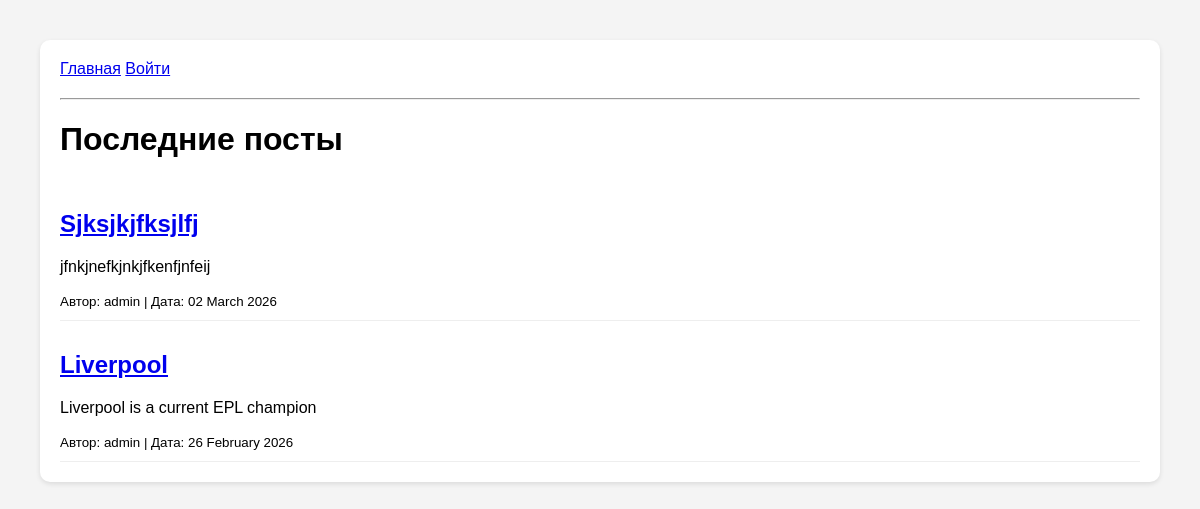
The app's page /, older data.
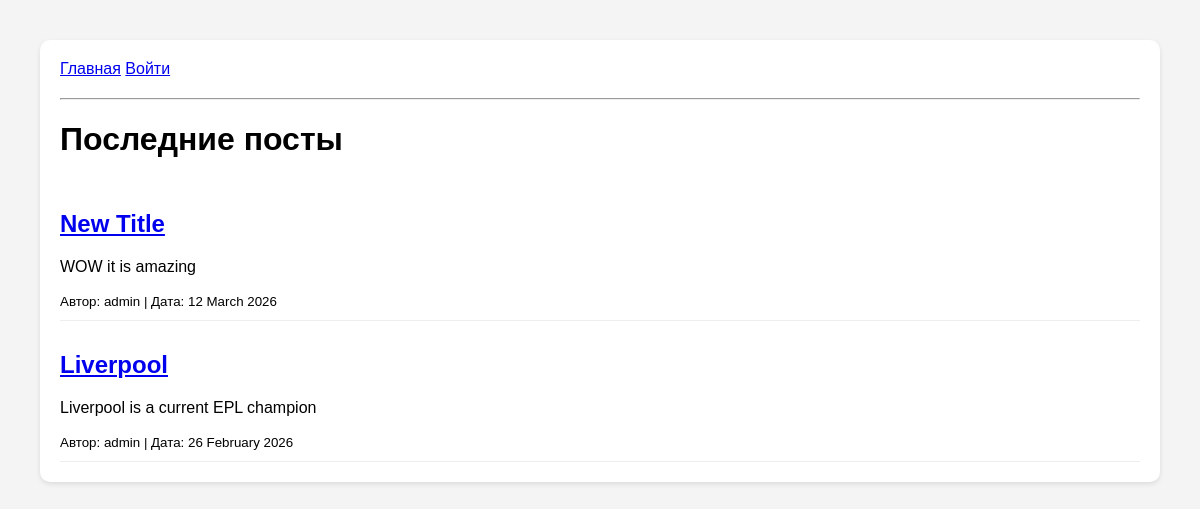
The same page, newer data.
### posts/models.py (models this page shows, shortened)
class Post(models.Model):
    title = models.CharField(max_length=200)
    content = models.TextField()
    author = models.ForeignKey(User, on_delete=models.CASCADE)
    created_at = models.DateTimeField(auto_now_add=True)

### posts/views.py (the view)
# urls.py: path('', views.post_list, name='post_list'),
def post_list(request):
    posts = Post.objects.all().order_by('-created_at')
    return render(request, 'posts/post_list.html', {'posts': posts})

### templates/posts/post_list.html (shortened to what this page needs)
{% extends "posts/base.html" %}
{% block content %}
    <h1>Последние посты</h1>
    {% for post in posts %}
        <div class="post">
            <h2><a href="{% url 'post_detail' post.id %}">{{ post.title|title }}</a></h2>
            <p>{{ post.content|truncatewords:20|linebreaks }}</p>
            <small>
                Автор: {{ post.author.username|default:"Аноним" }} |
                Дата: {{ post.created_at|date:"d E Y" }}
            </small>
        </div>
    {% empty %}
        <p>Постов пока нет. Будьте первым!</p>
    {% endfor %}
{% endblock %}

### templates/posts/base.html (shortened to what this page needs)
<!DOCTYPE html>
<html lang="en">
<head>
</head>
<body>
    <div class="container">
        <nav>
            <a href="{% url 'post_list' %}">Главная</a>
            {% if user.is_authenticated %}
                <a href="{% url 'create_post' %}">Создать Пост | Привет <b>{{ user.username }}</b></a>
                {% else %}
                <a href="/admin/">Войти</a>
            {% endif %}
        </nav>
        <hr>
    {% block content %}{% endblock %}
    </div>
</body>
</html>

### templates/posts/base.html (style rules this page uses)
body { font-family: sans-serif; margin: 40px; background: #f4f4f4; }
.container { background: white; padding: 20px; border-radius: 10px; box-shadow: 0 2px 5px rgba(0,0,0,0.1); }
nav { margin-bottom: 20px; }
.post { border-bottom: 1px solid #eee; padding: 10px 0; }

Row changes from the older to the newer data that the page shows:
removed Post: title "Sjksjkjfksjlfj", content "jfnkjnefkjnkjfkenfjnfeij", author.username "admin", created_at "02 March 2026"
added Post: title "New Title", content "WOW it is amazing", author.username "admin", created_at "12 March 2026"
